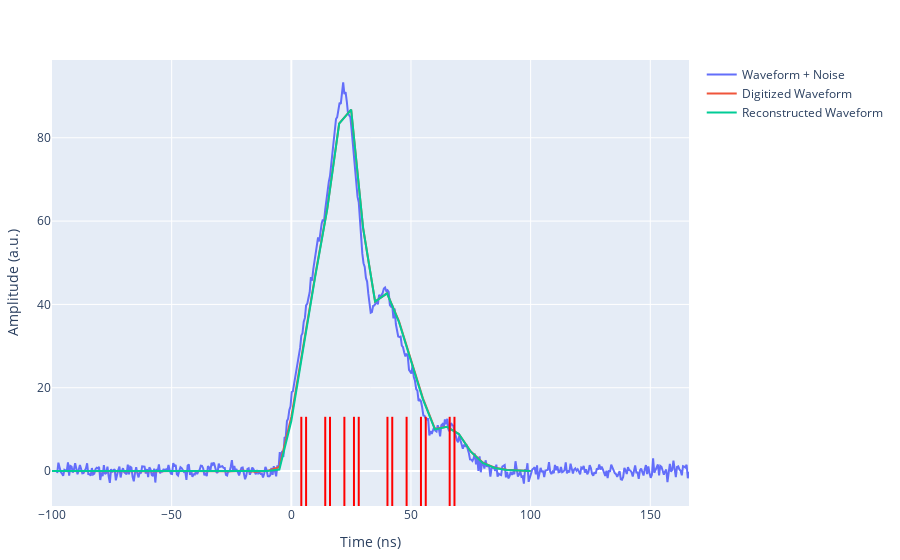

The notebook cell this image was saved under:
### Code cell
rugs = vline(wf.photon_times, 0, 0.2, yref="paper",
            line_color="green", name="Hits")


rugs = vline(reco_wf.photon_times, 0, 0.2, yref="paper",
line_color="red", name="Hits")


p1 = plot(
    [
        #scatter(;x=collect(values), y=waveform_values, name="Waveform"),
        scatter(; x=collect(values), y=waveform_values_noise, name="Waveform + Noise"),
        scatter(; x=timestamps, y=digi_wf, name="Digitized Waveform"),
        scatter(; x=timestamps, y=evaluate_waveform(timestamps, reco_wf), name="Reconstructed Waveform")
        ],
    Layout(xaxis_title="Time (ns)", yaxis_title="Amplitude (a.u.)", shapes=rugs))

### Figure 1 — Plotly figure (JSON) as saved in the notebook; plotly's stock layout.template omitted (floating-point values rounded to 4 significant figures; data arrays with more than 128 entries replaced by an {"elided": "..."} marker saying what was removed)
{"data": [{"name": "Waveform + Noise", "type": "scatter", "x": {"elided": "529 float values"}, "y": {"elided": "529 float values"}}, {"name": "Digitized Waveform", "type": "scatter", "x": [-100, -95, -90, -85, -80, -75, -70, -65, -60, -55, -50, -45, -40, -35, -30, -25, -20, -15, -10, -5, 0, 5, 10, 15, 20, 25, 30, 35, 40, 45, 50, 55, 60, 65, 70, 75, 80, 85, 90, 95, 100], "y": [-0.002504, -0.02126, -0.03923, 0.01985, 0.01942, 0.05061, 0.006673, -0.03792, -0.02001, -0.02149, -0.002638, -0.02324, -0.04891, -0.0866, 0.05765, -0.03823, 0.081, -0.1452, 0.042, 0.9639, 12.98, 30.1, 47.01, 62.96, 83.44, 86.77, 58.34, 40.71, 42.66, 35.91, 26.58, 17.46, 10.11, 10.65, 8.909, 4.672, 2.041, 0.8096, 0.3411, 0.1401, 0.01507]}, {"name": "Reconstructed Waveform", "type": "scatter", "x": [-100, -95, -90, -85, -80, -75, -70, -65, -60, -55, -50, -45, -40, -35, -30, -25, -20, -15, -10, -5, 0, 5, 10, 15, 20, 25, 30, 35, 40, 45, 50, 55, 60, 65, 70, 75, 80, 85, 90, 95, 100], "y": [0, 0, 0, 0, 0, 0, 0, 0, 0, 0, 0, 0, 0, 0, 0, 2.856e-145, 8.054e-52, 1.023e-17, 1.913e-05, 0.3738, 12.02, 29.48, 46.73, 62.85, 83.4, 86.75, 58.33, 40.71, 42.65, 35.74, 26.21, 17.2, 9.986, 10.6, 8.886, 4.643, 1.953, 0.7553, 0.283, 0.1048, 0.03866]}], "layout": {"margin": {"b": 50, "l": 50, "r": 50, "t": 60}, "shapes": [{"line": {"color": "red"}, "name": "Hits", "type": "line", "x0": 4.174, "x1": 4.174, "y0": 0, "y1": 0.2, "yref": "paper"}, {"line": {"color": "red"}, "name": "Hits", "type": "line", "x0": 6.174, "x1": 6.174, "y0": 0, "y1": 0.2, "yref": "paper"}, {"line": {"color": "red"}, "name": "Hits", "type": "line", "x0": 14.17, "x1": 14.17, "y0": 0, "y1": 0.2, "yref": "paper"}, {"line": {"color": "red"}, "name": "Hits", "type": "line", "x0": 16.17, "x1": 16.17, "y0": 0, "y1": 0.2, "yref": "paper"}, {"line": {"color": "red"}, "name": "Hits", "type": "line", "x0": 22.17, "x1": 22.17, "y0": 0, "y1": 0.2, "yref": "paper"}, {"line": {"color": "red"}, "name": "Hits", "type": "line", "x0": 26.17, "x1": 26.17, "y0": 0, "y1": 0.2, "yref": "paper"}, {"line": {"color": "red"}, "name": "Hits", "type": "line", "x0": 28.17, "x1": 28.17, "y0": 0, "y1": 0.2, "yref": "paper"}, {"line": {"color": "red"}, "name": "Hits", "type": "line", "x0": 40.17, "x1": 40.17, "y0": 0, "y1": 0.2, "yref": "paper"}, {"line": {"color": "red"}, "name": "Hits", "type": "line", "x0": 42.17, "x1": 42.17, "y0": 0, "y1": 0.2, "yref": "paper"}, {"line": {"color": "red"}, "name": "Hits", "type": "line", "x0": 48.17, "x1": 48.17, "y0": 0, "y1": 0.2, "yref": "paper"}, {"line": {"color": "red"}, "name": "Hits", "type": "line", "x0": 54.17, "x1": 54.17, "y0": 0, "y1": 0.2, "yref": "paper"}, {"line": {"color": "red"}, "name": "Hits", "type": "line", "x0": 56.17, "x1": 56.17, "y0": 0, "y1": 0.2, "yref": "paper"}, {"line": {"color": "red"}, "name": "Hits", "type": "line", "x0": 66.17, "x1": 66.17, "y0": 0, "y1": 0.2, "yref": "paper"}, {"line": {"color": "red"}, "name": "Hits", "type": "line", "x0": 68.17, "x1": 68.17, "y0": 0, "y1": 0.2, "yref": "paper"}], "xaxis": {"title": {"text": "Time (ns)"}}, "yaxis": {"title": {"text": "Amplitude (a.u.)"}}}}
